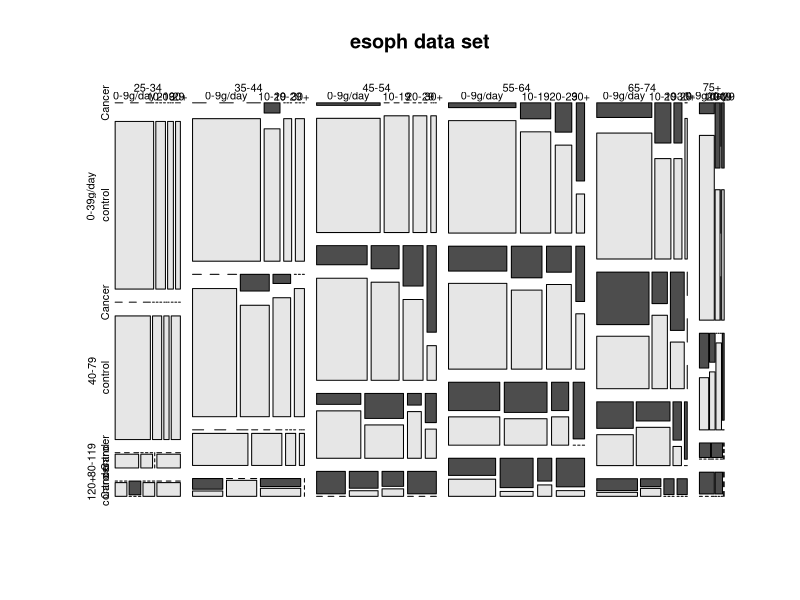

Source code (R):
## ---- chunk 1
# レポートの最初にセットアップチャンクを記載します。
# レポート全体の設定をここで行います。
# ↓echo=Tならソースコードを出力する、Fなら出力しない。
# ↓commentは結果の行頭に挿入する文字を指定する。comment=NAなら結果の行頭に何も挿入しない。
knitr::opts_chunk$set(echo=F, comment=NA)
## ---- chunk 2
# パッケージの読み込みなどあればここで行います。
library(knitr)  #kable関数を使うためにknitrパッケージをここで読み込みます
## ---- chunk 3
# kable関数…データフレームをマークアップ言語形式の表に変換する
kable(esoph, format="markdown")
## ---- chunk 4
kable(data.frame(水準=labels(levels(esoph$agegp)), 年齢層=levels(esoph$agegp)), format="markdown")
## ---- chunk 5
kable(data.frame(水準=labels(levels(esoph$alcgp)), アルコール消費量=levels(esoph$alcgp)), format="markdown")
## ---- chunk 6
kable(data.frame(水準=labels(levels(esoph$tobgp)), タバコ消費量=levels(esoph$tobgp)), format="markdown")
## ---- chunk 7
summary(esoph)
## ---- chunk 8
model1 <- glm(cbind(ncases, ncontrols) ~ agegp + tobgp * alcgp,
              data = esoph, family = binomial())
anova(model1)
## ---- chunk 9
model2 <- glm(cbind(ncases, ncontrols) ~ agegp + unclass(tobgp)
                                         + unclass(alcgp),
              data = esoph, family = binomial())
summary(model2)
## ---- chunk 10
ttt <- table(esoph$agegp, esoph$alcgp, esoph$tobgp)
o <- with(esoph, order(tobgp, alcgp, agegp))
ttt[ttt == 1] <- esoph$ncases[o]
tt1 <- table(esoph$agegp, esoph$alcgp, esoph$tobgp)
tt1[tt1 == 1] <- esoph$ncontrols[o]
tt <- array(c(ttt, tt1), c(dim(ttt),2),
            c(dimnames(ttt), list(c("Cancer", "control"))))
mosaicplot(tt, main = "esoph data set", color = TRUE)
